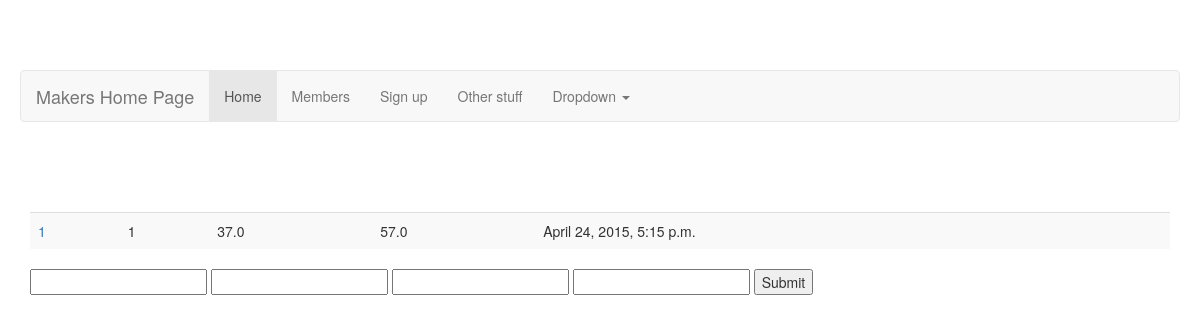
The page /tempHumidity/ on the database as committed earlier.
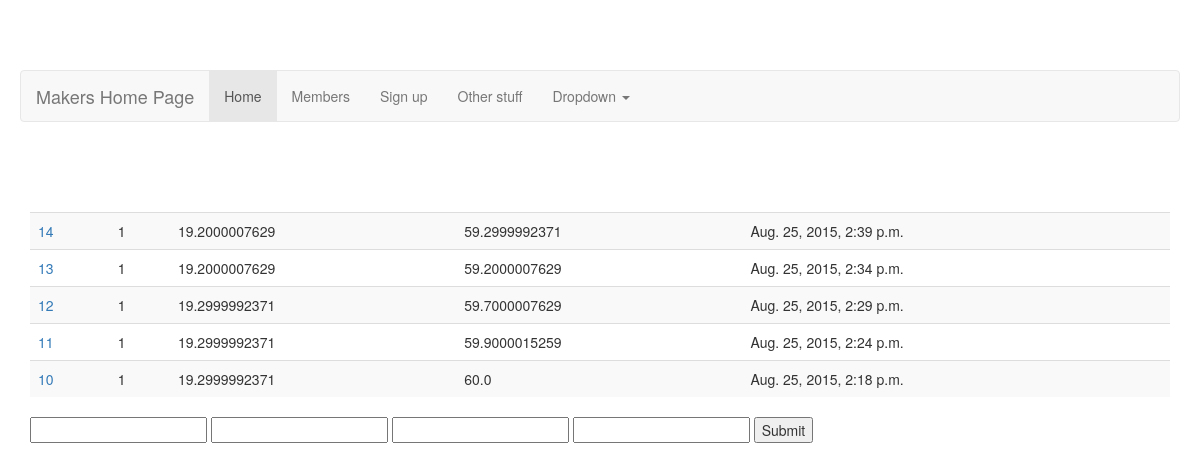
The same page on the database as committed later.
### tempHumidity/models.py (models this page shows, shortened)
class tempHumidity(models.Model):
	pi_num = models.IntegerField()
	temperature = models.FloatField()
	humidity = models.FloatField()
	date_rec = models.DateTimeField('date published')

### tempHumidity/views.py (the view)
class IndexView(generic.ListView):
    template_name = 'tempHumidity/index.html'
    context_object_name = 'Latest_Temps_List'
    def get_queryset(self):
        return tempHumidity.objects.filter(
        date_rec__lte=timezone.now()
        ).order_by('-date_rec')[:5]

### tempHumidity/templates/tempHumidity/index.html (shortened to what this page needs)
{% extends 'MakersSite/title.html' %}
  {% block body_block %}
{% if Latest_Temps_List %}
<div class="container">
<table class = "table table-striped">
    {% for temp in Latest_Temps_List %}
        <tr><td><a href="/tempHumidity/tempHumidity:detail' tempHumidity.id %}">{{ temp.id }}</a></td>
		<td>{{temp.pi_num}}</td>
		<td>{{temp.temperature}}</td>
		<td>{{temp.humidity}}</td>
		<td>{{temp.date_rec}}</td></tr>
    {% endfor %}
</table>
</div>
{% else %}
    <p>no temps seen</p>
{% endif %}
<div class="container">
    <form action="{% url 'tempHumidity:submit' %}" method="post">
      <input type= "text" name="pi_num" id="pi_num"/>
      <input type= "text" name="temperature" id="temperature"/>
      <input type= "text" name="humidity" id="humidity"/>
      <input type= "text" name="date_rec" id="date_rec"/>
      <input type="submit" value="Submit">
      </form>
</div>
{% endblock %}

### MakersSite/templates/MakersSite/title.html (shortened to what this page needs)
<!DOCTYPE html>
<html>
  {% load staticfiles %}
  <head>
    <title>Maker Site - {% block title %} Testing {% endblock %} </title></head>
  <body>
  <link rel="stylesheet" type="text/css" href="{% static 'css/bootstrap.css' %}" >
<div class="page-wrap">
<nav class="navbar navbar-default">
  <div class="container-fluid">
    <div class="navbar-header">
      <a class="navbar-brand" href="#">Makers Home Page</a>
    </div>
    <div>
      <ul class="nav navbar-nav">
        <li class="active"><a href="{% url 'MakersSite' %}">Home</a></li>
        <li><a href="/userInfo">Members</a></li>
	<li><a href="{% url 'userInfo:register' %}">Sign up</a></li>
        <li><a href="#">Other stuff</a></li>
	        <li role="presentation" class="dropdown">
          <a href="#" class="dropdown-toggle" data-toggle="dropdown" aria-haspopup="true" aria-expanded="false">Dropdown <span class="caret"></span></a>
		</li>
		</ul>
    </div>
  </div>
</nav>
</div>
    {% block body_block %} {% endblock %}
  </body>
</html>

Rows that differ between the two databases and show on the page:
no longer on this page (row edited): tempHumidity: id "1", pi_num "1", temperature "37.0", humidity "57.0", date_rec "April 24, 2015, 5:15 p.m."
added tempHumidity: id "14", pi_num "1", temperature "19.2000007629", humidity "59.2999992371", date_rec "Aug. 25, 2015, 2:39 p.m."
added tempHumidity: id "13", pi_num "1", temperature "19.2000007629", humidity "59.2000007629", date_rec "Aug. 25, 2015, 2:34 p.m."
added tempHumidity: id "12", pi_num "1", temperature "19.2999992371", humidity "59.7000007629", date_rec "Aug. 25, 2015, 2:29 p.m."
added tempHumidity: id "11", pi_num "1", temperature "19.2999992371", humidity "59.9000015259", date_rec "Aug. 25, 2015, 2:24 p.m."
added tempHumidity: id "10", pi_num "1", temperature "19.2999992371", humidity "60.0", date_rec "Aug. 25, 2015, 2:18 p.m."
